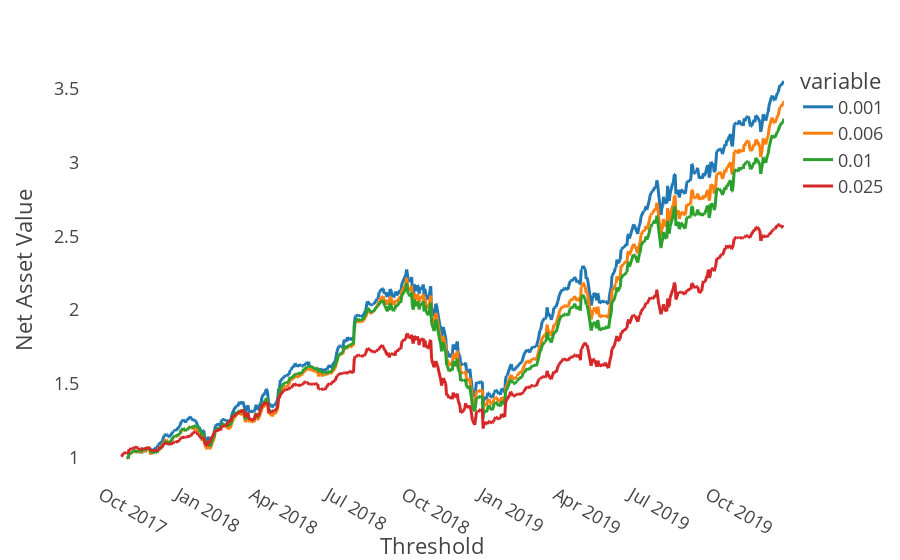

Notebook cell for this chart:
### Code cell
tt = pd.DataFrame(nav).resample('D').last().dropna(how='all')
tt = tt[[0.001, 0.006, 0.01, 0.025]]
# tt = tt.iloc[int(len(tt)*0.8):]
# tt = tt / tt.iloc[0]
fig = px.line(tt)
fig.update_yaxes(title='Net Asset Value', showgrid=False)
fig.update_xaxes(title='Date', showgrid=False)
fig.update_xaxes(title='Threshold', showgrid=False)
fig

### Figure 1 — Plotly figure (JSON) as saved in the notebook; plotly's stock layout.template omitted (floating-point values rounded to 4 significant figures; data arrays with more than 128 entries replaced by an {"elided": "..."} marker saying what was removed)
{"data": [{"hovertemplate": "variable=0.001<br>date=%{x}<br>value=%{y}<extra></extra>", "legendgroup": "0.001", "line": {"color": "#1F77B4", "dash": "solid"}, "marker": {"symbol": "circle"}, "mode": "lines", "name": "0.001", "showlegend": true, "type": "scattergl", "x": {"elided": "585 str values"}, "xaxis": "x", "y": {"elided": "585 float values"}, "yaxis": "y"}, {"hovertemplate": "variable=0.006<br>date=%{x}<br>value=%{y}<extra></extra>", "legendgroup": "0.006", "line": {"color": "#FF7F0E", "dash": "solid"}, "marker": {"symbol": "circle"}, "mode": "lines", "name": "0.006", "showlegend": true, "type": "scattergl", "x": {"elided": "585 str values"}, "xaxis": "x", "y": {"elided": "585 float values"}, "yaxis": "y"}, {"hovertemplate": "variable=0.01<br>date=%{x}<br>value=%{y}<extra></extra>", "legendgroup": "0.01", "line": {"color": "#2CA02C", "dash": "solid"}, "marker": {"symbol": "circle"}, "mode": "lines", "name": "0.01", "showlegend": true, "type": "scattergl", "x": {"elided": "585 str values"}, "xaxis": "x", "y": {"elided": "585 float values"}, "yaxis": "y"}, {"hovertemplate": "variable=0.025<br>date=%{x}<br>value=%{y}<extra></extra>", "legendgroup": "0.025", "line": {"color": "#D62728", "dash": "solid"}, "marker": {"symbol": "circle"}, "mode": "lines", "name": "0.025", "showlegend": true, "type": "scattergl", "x": {"elided": "585 str values"}, "xaxis": "x", "y": {"elided": "585 float values"}, "yaxis": "y"}], "layout": {"legend": {"title": {"text": "variable"}, "tracegroupgap": 0}, "margin": {"t": 60}, "xaxis": {"anchor": "y", "domain": [0, 1], "showgrid": false, "title": {"text": "Threshold"}}, "yaxis": {"anchor": "x", "domain": [0, 1], "showgrid": false, "title": {"text": "Net Asset Value"}}}}
